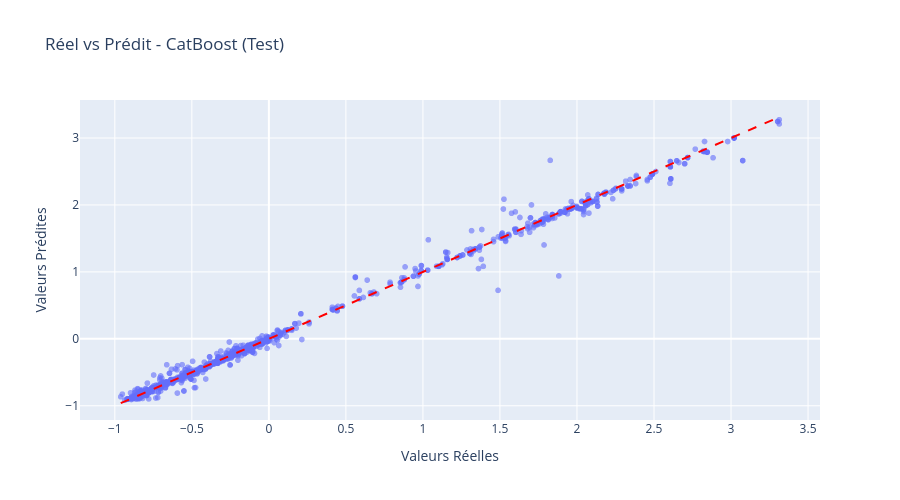

Notebook code cell kept with this figure:
### Markdown cell above
## Scatter Plot Réel vs Prédit
Visualisation de l'alignement entre les valeurs réelles et les valeurs prédites par notre meilleur modèle pour diagnostiquer l'hétéroscédasticité.

### Code cell
best_reg_name = df_metrics.loc[df_metrics['RMSE'].idxmin()]['Modèle']
best_reg = models_reg[best_reg_name]
test_preds = best_reg.predict(X_test)

fig_scatter = px.scatter(
    x=y_test, y=test_preds, 
    labels={'x': 'Valeurs Réelles', 'y': 'Valeurs Prédites'},
    title=f"Réel vs Prédit - {best_reg_name} (Test)",
    opacity=0.6,
    height=500
)
fig_scatter.add_shape(type='line', x0=y_test.min(), y0=y_test.min(), x1=y_test.max(), y1=y_test.max(), line=dict(color='red', dash='dash'))
fig_scatter.show()

### Figure 1 — Plotly figure (JSON) as saved in the notebook; plotly's stock layout.template omitted (floating-point values rounded to 4 significant figures; data arrays with more than 128 entries replaced by an {"elided": "..."} marker saying what was removed)
{"data": [{"hovertemplate": "Valeurs Réelles=%{x}<br>Valeurs Prédites=%{y}<extra></extra>", "legendgroup": "", "marker": {"color": "#636efa", "opacity": 0.6, "symbol": "circle"}, "mode": "markers", "name": "", "showlegend": false, "type": "scattergl", "x": {"elided": "1498 float values"}, "xaxis": "x", "y": {"elided": "1498 float values"}, "yaxis": "y"}], "layout": {"height": 500, "legend": {"tracegroupgap": 0}, "shapes": [{"line": {"color": "red", "dash": "dash"}, "type": "line", "x0": -0.9616, "x1": 3.313, "y0": -0.9616, "y1": 3.313}], "title": {"text": "Réel vs Prédit - CatBoost (Test)"}, "xaxis": {"anchor": "y", "domain": [0, 1], "title": {"text": "Valeurs Réelles"}}, "yaxis": {"anchor": "x", "domain": [0, 1], "title": {"text": "Valeurs Prédites"}}}}
